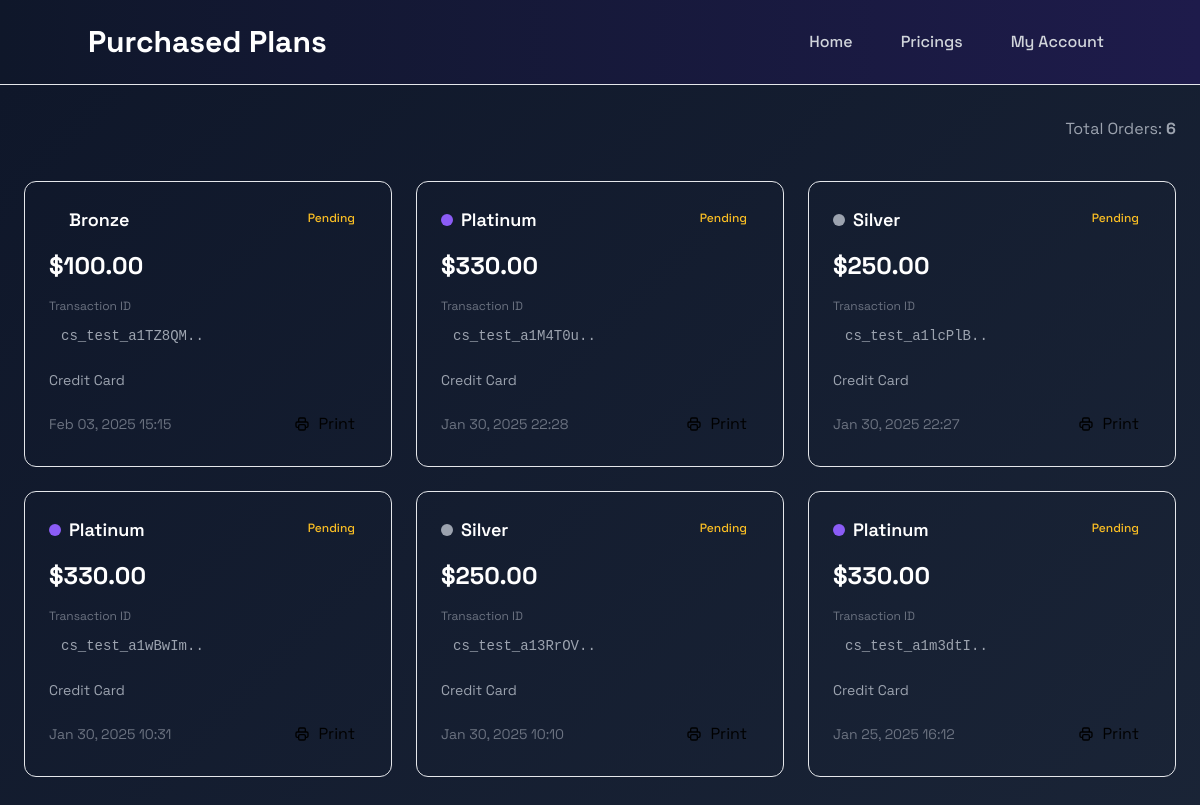
The app's page /orders/ (signed in) with its own data.
### base/models.py (models this page shows, shortened)
class Subscription(models.Model):
    STATUS_CHOICES = [
        ('Pending', 'Pending'),
        ('Completed', 'Completed'),
        ('Cancelled', 'Cancelled'),
    ]
    PLAN_CHOICES = [
        ('Bronze', 'Bronze'),
        ('Silver', 'Silver'),
        ('Gold', 'Gold'),
        ('Platinum', 'Platinum'),
        ('None', 'None'),
    ]
    PAYMENT_METHODS = [
        ('Credit Card', 'Credit Card'),
        ('PayPal', 'PayPal'),
    ]
    user = models.ForeignKey(User, on_delete=models.CASCADE, related_name="orders", default=None)
    django_id = models.CharField(max_length=255, unique=True, default='')
    stripe_transaction_id = models.CharField(max_length=255, null=True, blank=True, default='')
    list_of_items = models.JSONField(default=dict)
    status = models.CharField(max_length=50, choices=STATUS_CHOICES, default='Pending')
    datetime = models.DateTimeField(auto_now_add=True)
    cost = models.DecimalField(max_digits=10, decimal_places=2, default=0.00)
    payment = models.CharField(max_length=20, choices=PAYMENT_METHODS, default='Not Specified')
    purchased_plan = models.CharField(max_length=50, choices=PLAN_CHOICES, default='None')

### base/views.py (the view)
# urls.py: path("orders/", orders, name="orders"),
def orders(request):
    orders = Subscription.objects.filter(user=request.user).order_by('-datetime')
    return render(request, "order.html", {'orders': orders})

### base/templates/order.html (shortened to what this page needs)
{% include 'navbar.html' %}
{% block content %}
<div class="orders-bg min-h-screen p-6">
    <div class="max-w-7xl mx-auto">
        <div class="flex justify-between items-center mb-8 slide-up">
            <h1 class="text-4xl font-bold bg-gradient-to-r from-violet-400 to-purple-600 bg-clip-text text-transparent">
            </h1>
            <span class="text-gray-400">
                Total Orders:
                <span class="text-violet-400 font-bold">{{ orders|length }}</span>
            </span>
        </div>
        {% if orders %}
        <div class="grid grid-cols-1 md:grid-cols-2 lg:grid-cols-3 gap-6">
            {% for o in orders %}
            <div class="scale-in card-hover" style="animation-delay: {{ forloop.counter0 }}00ms">
                <div class="bg-gray-900/80 backdrop-blur-xl border border-gray-800/50 rounded-xl overflow-hidden">
                    <div class="p-6">
                        <div class="flex justify-between items-start mb-4">
                            <div class="flex items-center gap-2">
                                <div class="w-3 h-3 rounded-full
                                    {% if o.purchased_plan == 'Bronze' %}bg-amber-700
                                    {% elif o.purchased_plan == 'Silver' %}bg-gray-400
                                    {% elif o.purchased_plan == 'Gold' %}bg-yellow-500
                                    {% elif o.purchased_plan == 'Platinum' %}bg-purple-500{% endif %}">
                                </div>
                                <span class="text-lg font-semibold text-white">{{ o.purchased_plan }}</span>
                            </div>
                            <span class="px-3 py-1 rounded-full text-xs font-medium
                                {% if o.status == 'Completed' %}bg-green-500/10 text-green-400
                                {% elif o.status == 'Pending' %}bg-yellow-500/10 text-yellow-400
                                {% else %}bg-red-500/10 text-red-400{% endif %}">
                                {{ o.status }}
                            </span>
                        </div>
                        <div class="mb-4">
                            <span class="text-2xl font-bold text-white">${{ o.cost }}</span>
                        </div>
                        <div class="mb-4">
                            <label class="text-xs text-gray-500 block mb-1">Transaction ID</label>
                            <div class="font-mono text-sm text-gray-400 bg-gray-800/50 rounded-lg px-3 py-2">
                                {{ o.stripe_transaction_id|slice:":15" }}..
                            </div>
                        </div>
                        <div class="flex items-center gap-2 mb-4">
                            <span class="text-gray-400 text-sm">{{ o.payment }}</span>
                        </div>
                        <div class="flex justify-between items-center">
                            <div class="text-gray-500 text-sm">
                                {{ o.datetime|date:"M d, Y H:i" }}
                            </div>
                            <button onclick="printTransaction('{{ o.stripe_transaction_id }}', '{{ o.purchased_plan }}', '{{ o.cost }}', '{{ o.status }}', '{{ o.payment }}', '{{ o.datetime|date:"M d, Y H:i" }}')"
                                class="flex items-center gap-2 px-3 py-1.5 bg-violet-500/10 text-violet-400 rounded-lg hover:bg-violet-500/20 transition-colors duration-200">
                                Print
                            </button>
                        </div>
                    </div>
                </div>
            </div>
            {% endfor %}
        </div>
        {% endif %}
    </div>
</div>
{% endblock %}

### base/templates/order.html (style rules this page uses)
.orders-bg { background: linear-gradient(-45deg, #1a1a1a, #1e1b4b, #1e293b, #0f172a); background-size: 400% 400%; animation: gradient 15s ease infinite; }
.scale-in { animation: scale-in 0.6s ease-out forwards; }
.slide-up { animation: slide-up 0.8s ease-out forwards; }
.card-hover { transition: all 0.3s ease; }

### records on screen
Subscription: purchased_plan "Bronze", status "Pending", cost "100.00", stripe_transaction_id "cs_test_a1TZ8QM", payment "Credit Card", datetime "Feb 03, 2025 15:15"
Subscription: purchased_plan "Platinum", status "Pending", cost "330.00", stripe_transaction_id "cs_test_a1M4T0u", payment "Credit Card", datetime "Jan 30, 2025 22:28"
Subscription: purchased_plan "Silver", status "Pending", cost "250.00", stripe_transaction_id "cs_test_a1lcPlB", payment "Credit Card", datetime "Jan 30, 2025 22:27"
Subscription: purchased_plan "Platinum", status "Pending", cost "330.00", stripe_transaction_id "cs_test_a1wBwIm", payment "Credit Card", datetime "Jan 30, 2025 10:31"
Subscription: purchased_plan "Silver", status "Pending", cost "250.00", stripe_transaction_id "cs_test_a13RrOV", payment "Credit Card", datetime "Jan 30, 2025 10:10"
Subscription: purchased_plan "Platinum", status "Pending", cost "330.00", stripe_transaction_id "cs_test_a1m3dtI", payment "Credit Card", datetime "Jan 25, 2025 16:12"

### other values on screen
{{ orders|length }} "6"
